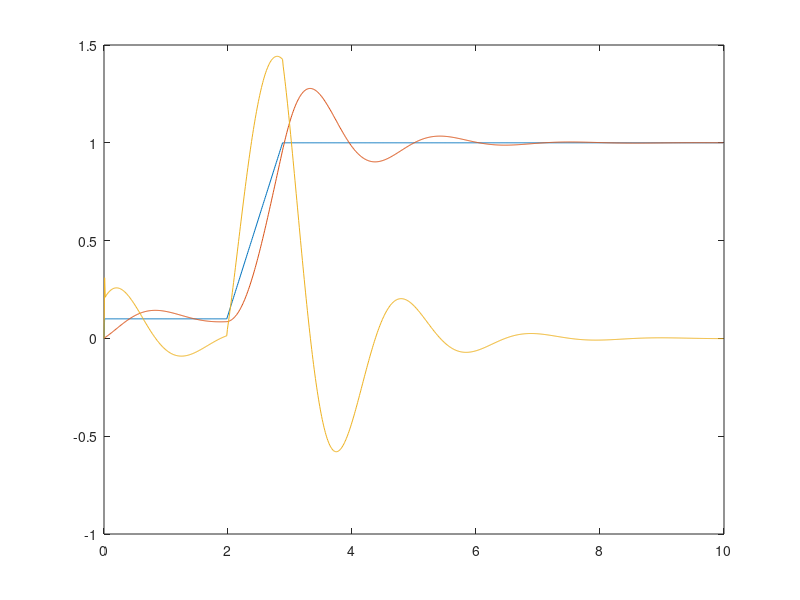

MATLAB code for this plot:
Kp = 2;
Ki = 10;
Kd = 0.01;

dt = 0.01;
endTime = 10-dt;
time = 0:dt:endTime;

pv = zeros(size(time));
%input = sin(time);
input(1) = 0;
j = 1;
for i = 2:1000
    if i < length(time) / 5
        input(i) = 0.1;
    else
        input(i) = 0.1 + 0.01 * j;
        j = j+1;
        if input(i) > 1
            input(i) = 1;
        end
    end
end
integral = 0;
error(1) = 0;
pv(1) = 0;

for i = 2:1000
    error(i) = input(i) - pv(i-1);
    integral = integral + (error(i) * dt);
    derivative = (error(i) - error(i-1)) / dt;
    %if derivative > 10
    %    derivative = 10;
    %end
    %if derivative < -10
    %    derivative = -10;
    %end
    control(i) = (Kp * error(i)) + (Ki * integral) + (Kd * derivative);
    pv(i) = pv(i-1) + (control(i) * dt);
    if rem(i, 100) == 0
        printf('I=%0.2f; D=%0.2f; E=%.2f; Pv=%0.2f\n', integral, derivative, error(i), pv(i));
    end
    %if (control(i) > 400) || (control(i) < -400)
    %    break;
    %end
end

%plot(time, input);
plot(time, input, time, pv, time, control);
%plot(error);
